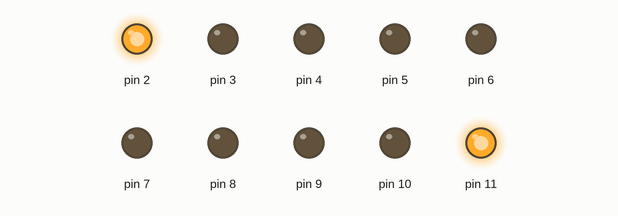
Recording of a sketch running on a simulated Arduino Uno, built with avr-gcc and run on an emulated ATmega328P. Parts: output pins drawn as LEDs (lit = HIGH).

Above: at 0.2 s.
At 1.2 s:
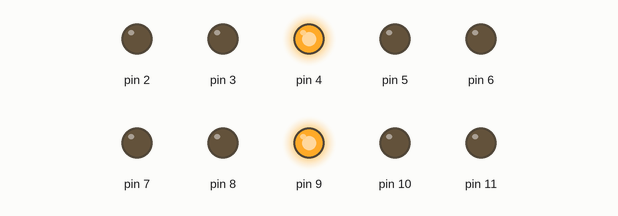
At 1.7 s:
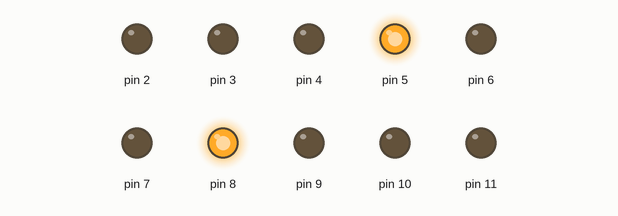
At 2.2 s:
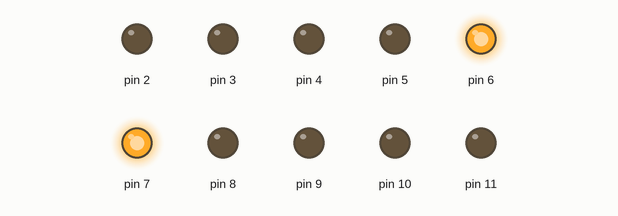
At 4.7 s:
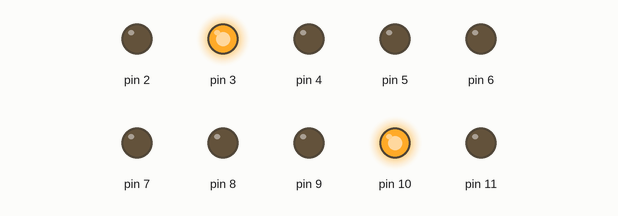
Timing chart, 0 to 5.2 s (numbered marks = the images above):
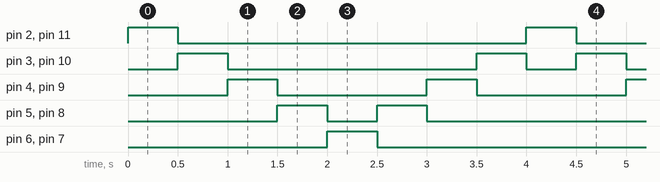

The sketch:

light_pattern2.ino
```cpp
void setup() {
  // put your setup code here, to run once:
  pinMode(2, OUTPUT);
  pinMode(3, OUTPUT);
  pinMode(4, OUTPUT);
  pinMode(5, OUTPUT);
  pinMode(6, OUTPUT);
  pinMode(7, OUTPUT);
  pinMode(8, OUTPUT);
  pinMode(9, OUTPUT);
  pinMode(10, OUTPUT);
  pinMode(11, OUTPUT);

}

void loop() {
  // put your main code here, to run repeatedly:
  digitalWrite(2, HIGH);
  digitalWrite(11, HIGH);
  delay(500);
  digitalWrite(2, LOW);
  digitalWrite(11, LOW);
  digitalWrite(3, HIGH);
  digitalWrite(10, HIGH);
  delay(500);
  digitalWrite(3, LOW);
  digitalWrite(10, LOW);
  digitalWrite(4, HIGH);
  digitalWrite(9, HIGH);
  delay(500);
  digitalWrite(4, LOW);
  digitalWrite(9, LOW);
  digitalWrite(5, HIGH);
  digitalWrite(8, HIGH);
  delay(500);
  digitalWrite(5, LOW);
  digitalWrite(8, LOW);
  digitalWrite(6, HIGH);
  digitalWrite(7, HIGH);
  delay(500);
  digitalWrite(6, LOW);
  digitalWrite(7, LOW);
  digitalWrite(5, HIGH);
  digitalWrite(8, HIGH);
  delay(500);
  digitalWrite(5, LOW);
  digitalWrite(8, LOW);
  digitalWrite(4, HIGH);
  digitalWrite(9, HIGH);
  delay(500);
  digitalWrite(4, LOW);
  digitalWrite(9, LOW);
  digitalWrite(3, HIGH);
  digitalWrite(10, HIGH);
  delay(500);
  digitalWrite(3, LOW);
  digitalWrite(10, LOW);


}
```

Measured:
- by itself, pin 2, pin 6, pin 7, pin 11: alternates HIGH for 0.50 s and LOW for 3.5 s
- by itself, pin 3, pin 10: repeats every 4.0 s: LOW 2.5 s, HIGH 0.50 s, LOW 0.50 s, HIGH 0.50 s
- by itself, pin 4, pin 9: alternates HIGH for 0.50 s and LOW for 1.5 s
- by itself, pin 5, pin 8: repeats every 4.0 s: LOW 0.50 s, HIGH 0.50 s, LOW 2.5 s, HIGH 0.50 s
